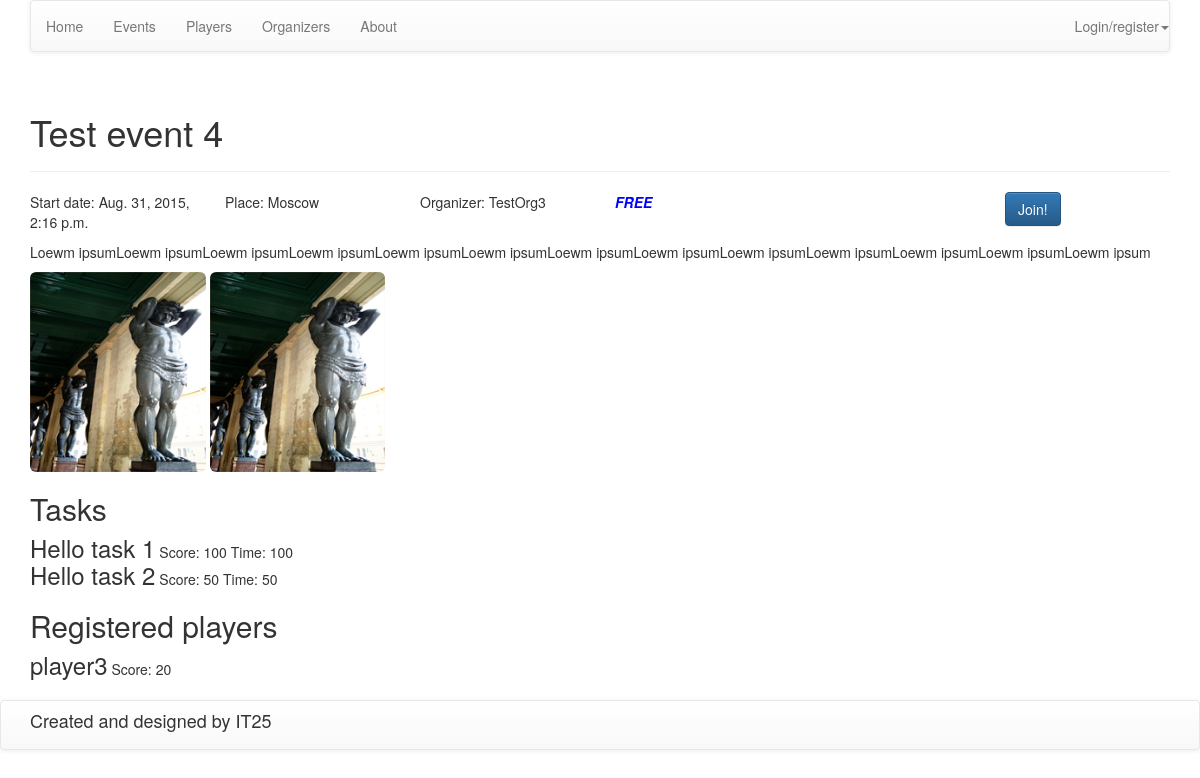
Screenshot of /event/7/ with the database file from the repository.
### web/models.py (models this page shows, shortened)
class Events(models.Model):
    title = models.TextField(verbose_name="Title")
    description = models.TextField(verbose_name="Description")
    map_link = models.TextField(verbose_name="Link to map", null=True, blank=True)
    place = models.ForeignKey(EventsPlaces, verbose_name="Place", null=True, blank=True)
    is_team = models.BooleanField(default=False, verbose_name="Team only")
    price = models.FloatField(verbose_name="Price", default=0.0)
    max_players = models.IntegerField(verbose_name="Limit players", null=True, blank=True)
    start_date = models.DateTimeField(verbose_name="Start date")
    end_date = models.DateTimeField(verbose_name="End date")
    registered_players = models.ManyToManyField(User, verbose_name="Registered users",
                                                related_name="regitered_players", null=True,
                                                blank=True)
    registered_teams = models.ManyToManyField(Teams, verbose_name="Registered teams", null=True,
                                              blank=True)
    organizer = models.ForeignKey(User, verbose_name="Organizer", related_name="organizer")
    completed = models.BooleanField(default=False, verbose_name="Finished")
    duration = DurationField(verbose_name="Duration", null=True, blank=True)
    image = models.ImageField(upload_to='images', blank=True, null=True, verbose_name="Image")
    event_photos = models.ManyToManyField(EventsPhotos, verbose_name="Event photos", null=True, blank=True)
    def image_tag(self):
        return u'<img src="%s" height=75 width=75 />' % (self.image.url)
    image_tag.short_description = "Current image"
    image_tag.allow_tags = True
    def get_event_tasks(self):
        tasks = Tasks.objects.filter(event=self).order_by('pk')
        return tasks
    class Meta:
        verbose_name = "Event"
        verbose_name_plural = "Events"
        ordering = ('start_date',)

class EventsPlaces(models.Model):
    country = models.CharField(max_length=255, null=True, blank=True, verbose_name="Country")
    city = models.CharField(max_length=255, null=True, blank=True, verbose_name="City")
    street = models.TextField(verbose_name="Street", null=True, blank=True)
    lat = models.FloatField(verbose_name="Latitude", null=True, blank=True)
    lon = models.FloatField(verbose_name="Longtitude", null=True, blank=True)
    map_link = models.TextField(verbose_name="Link to map", null=True, blank=True)
    class Meta:
        verbose_name = "Event and task place"
        verbose_name_plural = "Event and task places"

class EventsPhotos(models.Model):
    title = models.TextField(verbose_name="Title", null=True, blank=True)
    description = models.TextField(verbose_name="Descrition", null=True, blank=True)
    date = models.DateField(verbose_name="Date", null=True, blank=True)
    image = models.ImageField(upload_to='images')
    def image_tag(self):
        return u'<img src="%s" height=75 width=75 />' % (self.image.url)
    image_tag.short_description = "Current image"
    image_tag.allow_tags = True
    class Meta:
        verbose_name = "Event photo"
        verbose_name_plural = "Event photos"

class Tasks(models.Model):
    title = models.TextField(verbose_name="Title")
    description = models.TextField(verbose_name="Description")
    map_link = models.TextField(verbose_name="Link to map", null=True, blank=True)
    place = models.ForeignKey(EventsPlaces, verbose_name="Place", null=True, blank=True)
    score = models.IntegerField(verbose_name="Score", default=0)
    answer = models.TextField(null=True, verbose_name="Answer")
    event = models.ForeignKey(Events, verbose_name="Event")
    class Meta:
        verbose_name = "Task"
        verbose_name_plural = "Tasks"

class Players(models.Model):
    SEX = (
        (0, 'MALE'),
        (1, 'FEMALE'),
        (2, 'NOT DEFINED')
    )
    user = models.OneToOneField(User)
    description = models.TextField(verbose_name="Description", null=True, blank=True)
    sex = models.IntegerField(choices=SEX, default=2, verbose_name="Sex")
    date_of_birth = models.DateField(null=True, blank=True, verbose_name="Date of birth")
    points = models.IntegerField(default=0, verbose_name="Points")
    rating = models.IntegerField(default=0, verbose_name="Place (rating)")
    class Meta:
        verbose_name = "Player"
        verbose_name_plural = "Players"

### web/views.py (the view)
# urls.py: url(r'^event/(?P<pk>\d+)/$', EventView.as_view(), name='event'),
class EventView(DetailView):
    model = Events
    template_name = 'event.html'

### web/templatetags/tags.py (called while the page is built)
@register.filter()
def get_player_score(username):
    user = User.objects.get(username=username)
    player = Players.objects.get(user=user)
    return player.points

### templates/event.html (shortened to what this page needs)
{% extends 'base.html' %}
{% load staticfiles %}
{% load tags %}
{% block content %}
    <div class="container">
        <div class="row">
            <div class="col-xs-12">
                <div class="page-header">
                    <h1>{{ object.title }}</h1>
                </div>
            </div>
        </div>
        <div class="row">
            <div class="col-xs-2">
                <p>Start date: {{ object.start_date }}</p>
            </div>
            <div class="col-xs-2">
                <p>Place: {{ object.place.city }}</p>
            </div>
            <div class="col-xs-2">
                <p>Organizer: {{ object.organizer.username }}</p>
            </div>
            <div class="col-xs-2">
                {% if object.price != 0.0 %}
                    <p>Price: {{ object.price }}</p>
                {% else %}
                    <p class="free_event">FREE</p>
                {% endif %}
            </div>
            <div class="col-xs-2">
            </div>
            <div class="col-xs-2">
                <a href="#" class="btn btn-primary">Join!</a>
            </div>
        </div>
        <div class="row">
            <div class="col-xs-12">
                <p>{{ object.description }}</p>
            </div>
        </div>
        <div class="row">
            <div class="col-xs-12">
                {% for photo in object.event_photos.all %}
                    <img src="{{ photo.image.url }}" class="img-rounded index_avatar" alt="{{ photo.title }}">
                {% endfor %}
            </div>
        </div>
        <div class="row">
            <div class="col-xs-12">
                <h2>Tasks</h2>
            </div>
        </div>
        <div class="row">
            {% for task in object.get_event_tasks %}
                <div class="col-xs-12">
                    <h3 class="text_on_1_line">{{ task.title }}</h3>
                    <span>Score: {{ task.score }}</span>
                    <span>Time: {{ task.score }}</span>
                </div>
            {% endfor %}
        </div>
        <div class="row">
            <div class="col-xs-12">
                <h2>Registered players</h2>
            </div>
        </div>
        <div class="row">
            {% if object.is_team == False %}
                <div class="col-xs-12">
                    {% for player in object.registered_players.all %}
                        <div class="row">
                            <div class="col-xs-6">
                                <h3 class="text_on_1_line">{{ player.username }}</h3>
                                <span>Score: {{ player.username|get_player_score }}</span>
                            </div>
                        </div>
                    {% endfor %}
                </div>
            {% endif %}
        </div>
    </div>
{% endblock %}

### static/css/style.css (style rules this page uses)
html { position: relative; min-height: 100%; }
body { margin-bottom: 100px; }
.index_avatar { max-width: 200px; max-height: 200px; }
.free_event { color: blue; font-style: italic; font-weight: bold; }
.text_on_1_line { display: inline; }

### rows the page displays
Events: title "Test event 4", start_date "Aug. 31, 2015, 2:16 p.m.", place.city "Moscow", organizer.username "TestOrg3", description "Loewm ipsumLoewm ipsumLoewm ipsumLoewm ipsumLoewm ipsumLoewm ipsumLoewm ipsumLoewm ipsumLoewm ipsumLoewm ipsumLoewm ipsumLoewm ipsumLoewm ipsum"
EventsPhotos: image (picture)
EventsPhotos: image (picture)
Tasks: title "Hello task 1", score "100"
Tasks: title "Hello task 2", score "50"

### other values shown
{{ player.username }} "player3"
{{ player.username|get_player_score }} "20"
